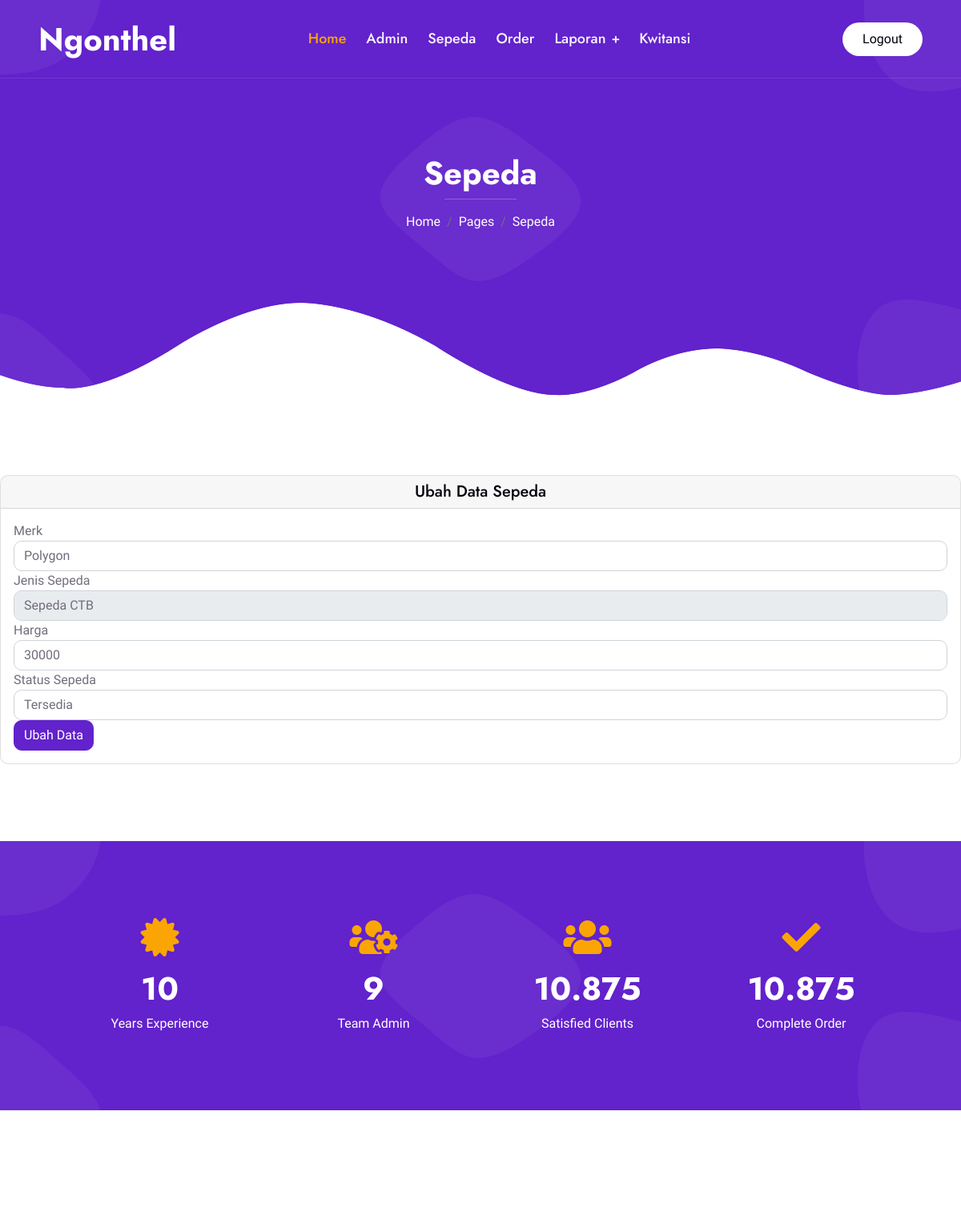
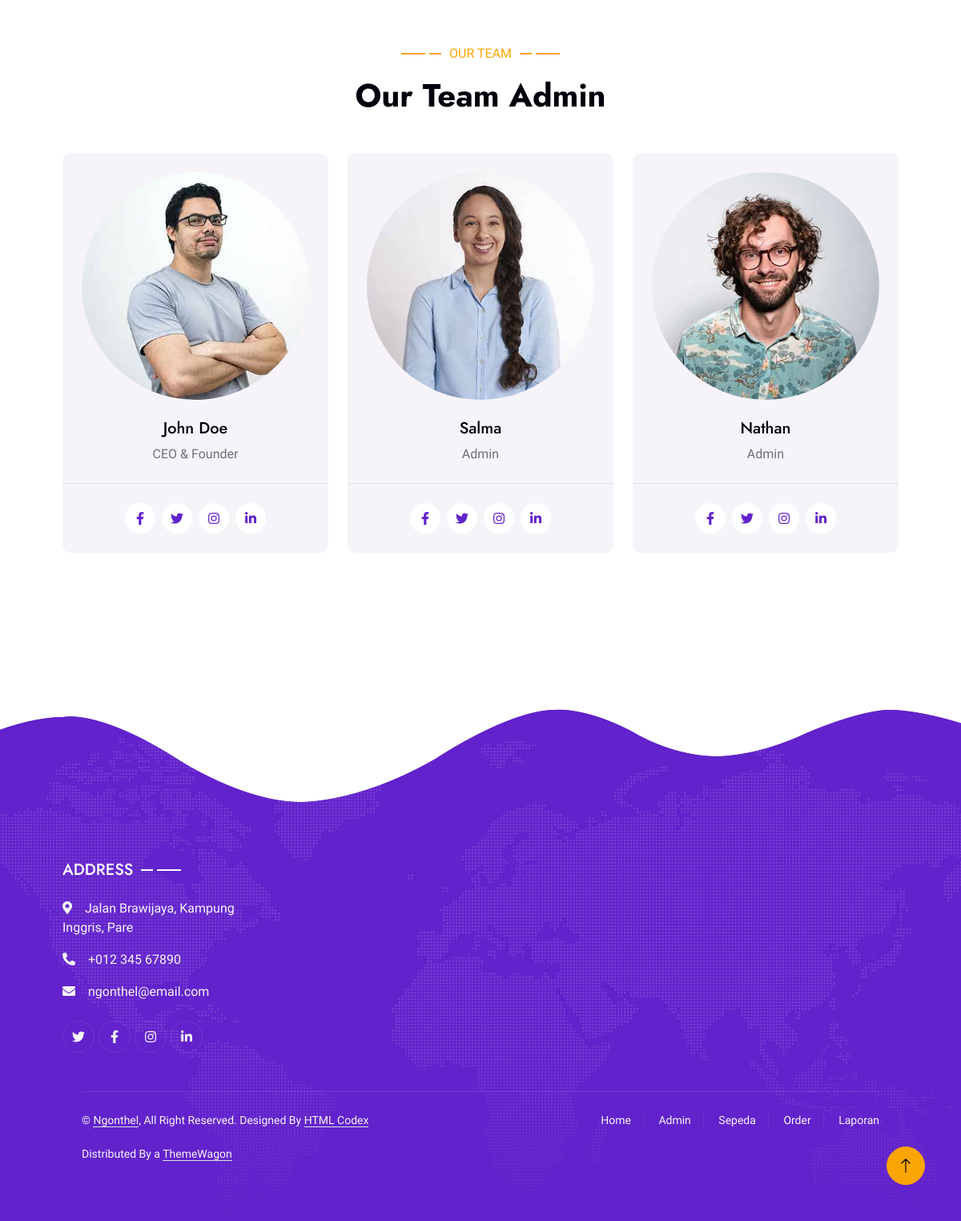
/ubah_sepeda.php?id_sepeda=1 (signed in), run on the app's committed database (2 pictures, top to bottom).
### tables this page shows
CREATE TABLE `sepeda` (
  `id_sepeda` int(11) NOT NULL,
  `merk` enum('Wimcycle','Polygon','United','Jieyang','Pacific','Avand') NOT NULL,
  `jenis` enum('Hybrid','Lipat','Gunung','Fixie','CTB') NOT NULL,
  `harga` double NOT NULL,
  `s_sepeda` varchar(20) NOT NULL
);

### ubah_sepeda.php (the view, shortened to what this page needs)
<!DOCTYPE html>
<html lang="en">
<head>
    <link href="https://cdnjs.cloudflare.com/ajax/libs/font-awesome/5.10.0/css/all.min.css" rel="stylesheet">
    <link href="https://cdn.jsdelivr.net/npm/bootstrap-icons@1.4.1/font/bootstrap-icons.css" rel="stylesheet">
    <link href="lib/animate/animate.min.css" rel="stylesheet">
    <link href="lib/owlcarousel/assets/owl.carousel.min.css" rel="stylesheet">
    <link href="lib/lightbox/css/lightbox.min.css" rel="stylesheet">
    <link href="css/bootstrap.min.css" rel="stylesheet">
    <link href="css/style.css" rel="stylesheet">
</head>
<body>
    <div class="container-xxl bg-white p-0">
        <div class="container-xxl position-relative p-0">
            <nav class="navbar navbar-expand-lg navbar-light px-4 px-lg-5 py-3 py-lg-0">
                <a href="" class="navbar-brand p-0">
                    <h1 class="m-0">Ngonthel</h1>
                </a>
                <div class="collapse navbar-collapse" id="navbarCollapse">
                    <div class="navbar-nav mx-auto py-0">
                        <a href="home.php" class="nav-item nav-link active">Home</a>
                        <a href="admin.php" class="nav-item nav-link">Admin</a>
                        <a href="sepeda.php" class="nav-item nav-link">Sepeda</a>
                        <a href="order.php" class="nav-item nav-link">Order</a>
                        <div class="nav-item dropdown">
                            <a href="#" class="nav-link dropdown-toggle" data-bs-toggle="dropdown">Laporan</a>
                        </div>
                        <a href="kwitansi.php" class="nav-item nav-link">Kwitansi</a>
                    </div>
                    <a href="logout.php" class="btn rounded-pill py-2 px-4 ms-3 d-none d-lg-block">Logout</a>
                </div>
            </nav>
            <div class="container-xxl py-5 bg-primary hero-header">
                <div class="container my-5 py-5 px-lg-5">
                    <div class="row g-5 py-5">
                        <div class="col-12 text-center">
                            <h1 class="text-white animated slideInDown">Sepeda</h1>
                            <hr class="bg-white mx-auto mt-0" style="width: 90px;">
                            <nav aria-label="breadcrumb">
                                <ol class="breadcrumb justify-content-center">
                                    <li class="breadcrumb-item"><a class="text-white" href="#">Home</a></li>
                                    <li class="breadcrumb-item"><a class="text-white" href="#">Pages</a></li>
                                    <li class="breadcrumb-item text-white active" aria-current="page">Sepeda</li>
                                </ol>
                            </nav>
                        </div>
                    </div>
                </div>
            </div>
        </div>
<div class="card">
        <h5 class="card-header" align="center">Ubah Data Sepeda</h5>
            <div class="card-body">
        <form method="post" action="proses_ubah_sepeda.php">
            <?php
                include 'koneksi.php';
                $qry_get_sepeda = mysqli_query($conn, "select * from sepeda where id_sepeda='".$_GET['id_sepeda']."'") or die(mysqli_error());
                $dt_sepeda=mysqli_fetch_array($qry_get_sepeda);
            ?>
          <div class="form-group">
            <label>Merk</label>
            <input type="text" name="merk" value= "<?=$dt_sepeda['merk']?>" class="form-control">
          </div>
           <div class="form-group">
            <label>Jenis Sepeda</label>
            <?php
            $arr_jenis=array('Hybrid' => 'Sepeda Hybrid', 'Lipat' => 'Sepeda Lipat', 'Gunung' => 'Sepeda Gunung', 'Fixie' => 'Sepeda Fixie', 'CTB' => 'Sepeda CTB');
        ?>
        <select name="jenis" class="form-control">
            <?php foreach ($arr_jenis as $key_jenis => $val_jenis):
                if($key_jenis==$dt_sepeda['jenis']){
                    $selek="selected";
            } else {
                $selek="";
            }
            ?>
                <option value="<?=$key_jenis?>" <?=$selek?>><?=$val_jenis?></option>
            <?php endforeach ?>
        </select>
          </div>
          <div class="form-group">
            <label>Harga</label>
            <input type="text" name="harga" value= "<?=$dt_sepeda['harga']?>" class="form-control">
          </div>
          <div class="form-group">
            <label>Status Sepeda</label>
            <input type="text" name="s_sepeda" value= "<?=$dt_sepeda['s_sepeda']?>" class="form-control">
          </div>
        <button type="submit" class="btn btn-primary">Ubah Data</button>
        </form>
            </div>
      </div>
        <div class="container-xxl bg-primary fact py-5 wow fadeInUp" data-wow-delay="0.1s">
            <div class="container py-5 px-lg-5">
                <div class="row g-4">
                    <div class="col-md-6 col-lg-3 text-center wow fadeIn" data-wow-delay="0.1s">
                        <i class="fa fa-certificate fa-3x text-secondary mb-3"></i>
                        <h1 class="text-white mb-2" data-toggle="counter-up">10</h1>
                        <p class="text-white mb-0">Years Experience</p>
                    </div>
                    <div class="col-md-6 col-lg-3 text-center wow fadeIn" data-wow-delay="0.3s">
                        <i class="fa fa-users-cog fa-3x text-secondary mb-3"></i>
                        <h1 class="text-white mb-2" data-toggle="counter-up">9</h1>
                        <p class="text-white mb-0">Team Admin</p>
                    </div>
                    <div class="col-md-6 col-lg-3 text-center wow fadeIn" data-wow-delay="0.5s">
                        <i class="fa fa-users fa-3x text-secondary mb-3"></i>
                        <h1 class="text-white mb-2" data-toggle="counter-up">10.875</h1>
                        <p class="text-white mb-0">Satisfied Clients</p>
                    </div>
                    <div class="col-md-6 col-lg-3 text-center wow fadeIn" data-wow-delay="0.7s">
                        <i class="fa fa-check fa-3x text-secondary mb-3"></i>
                        <h1 class="text-white mb-2" data-toggle="counter-up">10.875</h1>
                        <p class="text-white mb-0">Complete Order</p>
                    </div>
                </div>
            </div>
        </div>
        <div class="container-xxl py-5">
            <div class="container py-5 px-lg-5">
                <div class="wow fadeInUp" data-wow-delay="0.1s">
                    <p class="section-title text-secondary justify-content-center"><span></span>Our Team<span></span></p>
                    <h1 class="text-center mb-5">Our Team Admin</h1>
                </div>
                <div class="row g-4">
                    <div class="col-lg-4 col-md-6 wow fadeInUp" data-wow-delay="0.1s">
                        <div class="team-item bg-light rounded">
                            <div class="text-center border-bottom p-4">
                                <img class="img-fluid rounded-circle mb-4" src="img/team-1.jpg" alt="">
                                <h5>John Doe</h5>
                                <span>CEO & Founder</span>
                            </div>
                            <div class="d-flex justify-content-center p-4">
                                <a class="btn btn-square mx-1" href=""><i class="fab fa-facebook-f"></i></a>
                                <a class="btn btn-square mx-1" href=""><i class="fab fa-twitter"></i></a>
                                <a class="btn btn-square mx-1" href=""><i class="fab fa-instagram"></i></a>
                                <a class="btn btn-square mx-1" href=""><i class="fab fa-linkedin-in"></i></a>
                            </div>
                        </div>
                    </div>
                    <div class="col-lg-4 col-md-6 wow fadeInUp" data-wow-delay="0.3s">
                        <div class="team-item bg-light rounded">
                            <div class="text-center border-bottom p-4">
                                <img class="img-fluid rounded-circle mb-4" src="img/team-2.jpg" alt="">
                                <h5>Salma</h5>
                                <span>Admin</span>
                            </div>
                            <div class="d-flex justify-content-center p-4">
                                <a class="btn btn-square mx-1" href=""><i class="fab fa-facebook-f"></i></a>
                                <a class="btn btn-square mx-1" href=""><i class="fab fa-twitter"></i></a>
                                <a class="btn btn-square mx-1" href=""><i class="fab fa-instagram"></i></a>
                                <a class="btn btn-square mx-1" href=""><i class="fab fa-linkedin-in"></i></a>
                            </div>
                        </div>
                    </div>
                    <div class="col-lg-4 col-md-6 wow fadeInUp" data-wow-delay="0.5s">
                        <div class="team-item bg-light rounded">
                            <div class="text-center border-bottom p-4">
                                <img class="img-fluid rounded-circle mb-4" src="img/team-3.jpg" alt="">
                                <h5>Nathan</h5>
                                <span>Admin</span>
                            </div>
                            <div class="d-flex justify-content-center p-4">
                                <a class="btn btn-square mx-1" href=""><i class="fab fa-facebook-f"></i></a>
                                <a class="btn btn-square mx-1" href=""><i class="fab fa-twitter"></i></a>
                                <a class="btn btn-square mx-1" href=""><i class="fab fa-instagram"></i></a>
                                <a class="btn btn-square mx-1" href=""><i class="fab fa-linkedin-in"></i></a>
                            </div>
                        </div>
                    </div>
                </div>
            </div>
        </div>
        <div class="container-fluid bg-primary text-light footer wow fadeIn" data-wow-delay="0.1s">
            <div class="container py-5 px-lg-5">
                <div class="row g-5">
                    <div class="col-md-6 col-lg-3">
                        <p class="section-title text-white h5 mb-4">Address<span></span></p>
                        <p><i class="fa fa-map-marker-alt me-3"></i>Jalan Brawijaya, Kampung Inggris, Pare</p>
                        <p><i class="fa fa-phone-alt me-3"></i>+012 345 67890</p>
                        <p><i class="fa fa-envelope me-3"></i>ngonthel@email.com</p>
                        <div class="d-flex pt-2">
                            <a class="btn btn-outline-light btn-social" href=""><i class="fab fa-twitter"></i></a>
                            <a class="btn btn-outline-light btn-social" href=""><i class="fab fa-facebook-f"></i></a>
                            <a class="btn btn-outline-light btn-social" href=""><i class="fab fa-instagram"></i></a>
                            <a class="btn btn-outline-light btn-social" href=""><i class="fab fa-linkedin-in"></i></a>
                        </div>
                    </div>
            <div class="container px-lg-5">
                <div class="copyright">
                    <div class="row">
                        <div class="col-md-6 text-center text-md-start mb-3 mb-md-0">
                            &copy; <a class="border-bottom" href="#">Ngonthel</a>, All Right Reserved.
                            Designed By <a class="border-bottom" href="https://htmlcodex.com">HTML Codex</a><br><br>
                            Distributed By a <a class="border-bottom" href="https://themewagon.com" target="_blank">ThemeWagon</a>
                        </div>
                        <div class="col-md-6 text-center text-md-end">
                            <div class="footer-menu">
                                <a href="">Home</a>
                                <a href="">Admin</a>
                                <a href="">Sepeda</a>
                                <a href="">Order</a>
                                <a href="">Laporan</a>
                            </div>
                        </div>
                    </div>
                </div>
            </div>
        </div>
        <a href="#" class="btn btn-lg btn-secondary btn-lg-square back-to-top"><i class="bi bi-arrow-up"></i></a>
    </div>
</body>
</html>

### data on the page
sepeda: merk "Polygon", harga "30000", s_sepeda "Tersedia"

### other printed values
form field jenis "Sepeda CTB"
